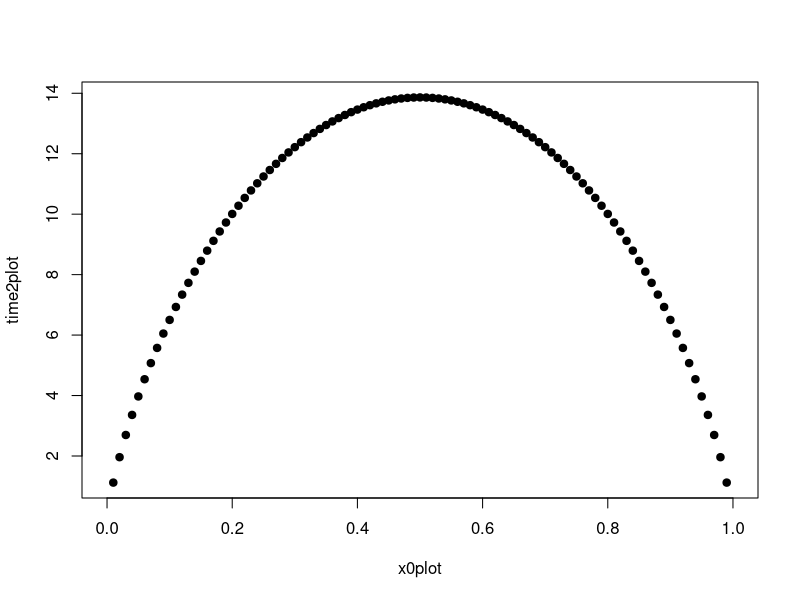
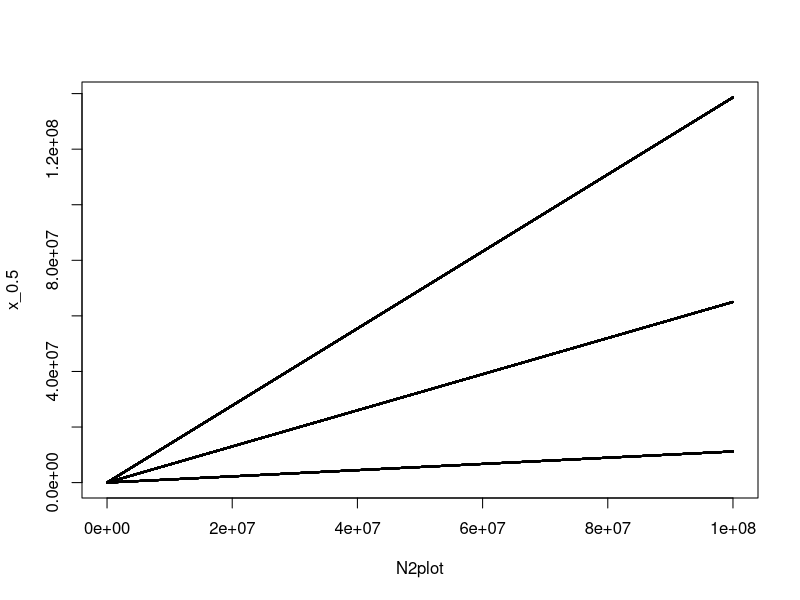
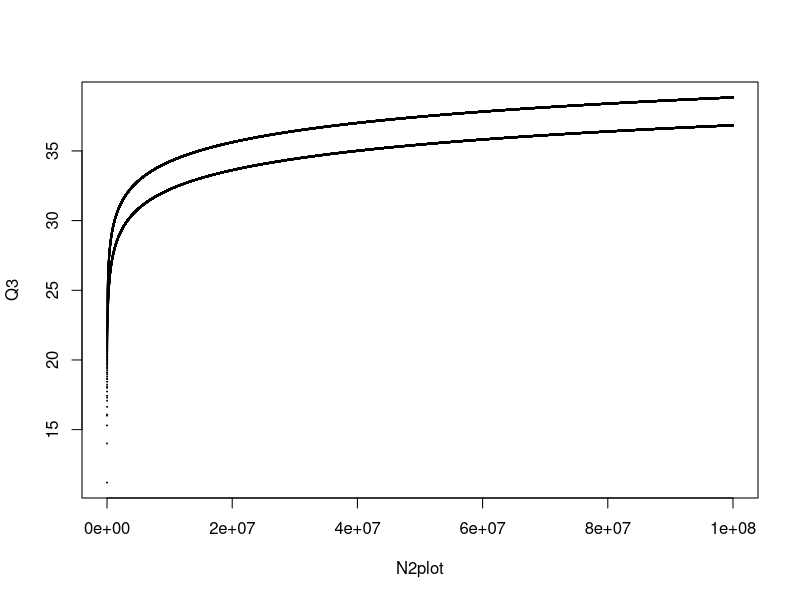

The R source for these figures, in order:
rm(list = ls())
graphics.off()


# 0 < x0 < 1
Time_fix <- function(x0, N){
  return(-2*N*(x0*log(x0)+(1-x0)*log(1-x0)) )
}

time2plot <- c()
x0plot <- seq(0,1,0.01)
for (i in x0plot) {
  time2plot <- append(time2plot, Time_fix(i, 10))
}
plot(x0plot, time2plot, pch = 19)


# Q2
N2plot <- seq(100, 10^8, 1000)
# x0 = 0.01
x_0.01 <- c()
for (i in N2plot) {
  x_0.01 <- append(x_0.01, Time_fix(0.01, i))
}
# x0 = 0.1
x_0.1 <- c()
for (i in N2plot) {
  x_0.1 <- append(x_0.1, Time_fix(0.1, i))
}
# x0 =0.5
x_0.5 <- c()
for (i in N2plot) {
  x_0.5 <- append(x_0.5, Time_fix(0.5, i))
}
# plot
plot(N2plot, x_0.5, cex = 0.1, pch =19)
points(N2plot, x_0.1, cex = 0.1, pch = 19)
points(N2plot, x_0.01, cex = 0.1, pch = 19)


# Q3
tao <- function(N){
  return(2*log(N))
}
Q3 <- c()
proxi <- c()
for (i in N2plot) {
  Q3 <- append(Q3,Time_fix(x0 = 1/i, i)) 
  proxi <- append(proxi, tao(i))
}
plot(N2plot, Q3, pch = 19, cex = 0.1)
points(N2plot, proxi, pch = 19, cex = 0.1)


# if a mutant is under selection tao~1/2s
tao_est <- function(s){
  return(1/(2*s))
}
